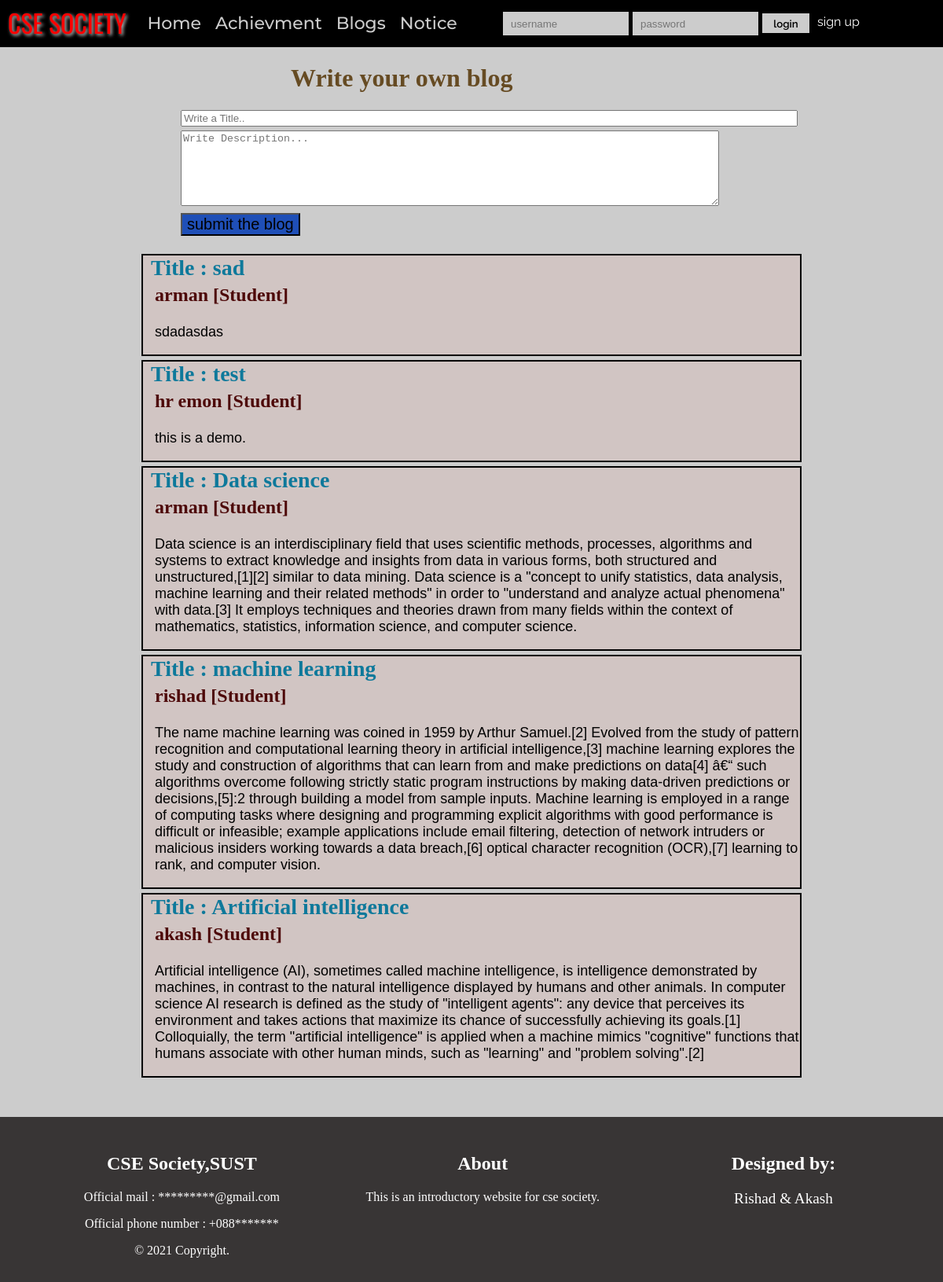
Page /Blogs.php on the committed database.
### tables this page shows
CREATE TABLE IF NOT EXISTS `tableblogs` (
  `regno` int(11) NOT NULL,
  `username` varchar(50) DEFAULT NULL,
  `email` varchar(50) DEFAULT NULL,
  `status` text,
  `date` date DEFAULT NULL,
  `postid` int(11) NOT NULL AUTO_INCREMENT,
  PRIMARY KEY (`postid`)
);

CREATE TABLE IF NOT EXISTS `customers` (
  `ID` int(11) NOT NULL AUTO_INCREMENT,
  `first_name` varchar(50) NOT NULL,
  `last_name` varchar(50) NOT NULL,
  `user_name` varchar(50) NOT NULL,
  `email` varchar(50) NOT NULL,
  `user_pass` varchar(256) NOT NULL,
  `user_prof` varchar(50) DEFAULT NULL,
  `user_vote` tinyint(1) DEFAULT '0',
  `logged_in` int(11) DEFAULT NULL,
  PRIMARY KEY (`ID`)
);

### Blogs.php (the view, shortened to what this page needs)
<?php
	include_once 'includes/dbh.inc.php';
?>
<?php
	include_once 'header.php';
?>
		<?php
			$sql="SELECT * from tableblogs  ORDER BY postid DESC; ";
			$resultBlog = mysqli_query($connct,$sql);
		?>
        <div class="posting">
        	<form action="Blogs.php" method="post" id="postingform">
			<ul>
				<li><h1 style="text-align:left; padding-left:140px; color:#664B23">Write your own blog</h1></li>
           		<li><input type="text" name="title" placeholder="Write a Title.." size="95"  required="required"></li>
				<li><textarea cols="83" rows="6" name="content" placeholder="Write Description..."  ></textarea></li>
				<li><input type="submit" name="sub" value="submit the blog" style="text-align:left; font-size:20px;  background-color:#1F4FB7"/></li>
        	</ul>
        	</form><br>
        </div>
		<div class="showposts">
			<?php
			    while($rowBlog=mysqli_fetch_array($resultBlog)){
			    	$id= $rowBlog['regno'];
			    	$sql="SELECT * from customers where id='$id'; ";
					$resultidentity = mysqli_query($connct,$sql);
					$rowIdentity=mysqli_fetch_array($resultidentity);
			    	echo '<div class="singlepost">';
						echo '<div class="posttitle">Title : ' . $rowBlog['email'] . '</div>';
						echo '<div class="postusername">' . $rowBlog['username'].' [' .$rowIdentity['user_prof'] .']</div>';
						$statusString=$rowBlog['status'];
			        	echo "<p>" . $statusString . "</p>";
			        	echo '</div>';
				    }
		    ?>
		</div>
<?php
	include_once 'footer.php';
?>

### style.css (style rules this page uses)
body { margin: 0; background-color: #ccc; }
.posting form { width: 70%; float: center; margin: 0px auto; }
.posting form ul { list-style: none; margin: 5px 5px 5px 5px; }
.posting form ul li { margin: 5px 5px 5px 5px; }
.singlepost { float: center; text-align: left; background-color: #D1C5C3; border: 2px solid black; margin-bottom: 5px; }
.showposts { height: auto; width: 70%; float: center; margin: 0px auto; }
.posttitle { color: #0E799B; font-size: 28px; font-weight: bolder; text-align: left; padding-bottom: 5px; padding-left: 10px; }
.postusername { color: #4D0808; font-size: 24px; font-weight: bold; text-align: left; padding-left: 15px; padding-bottom: 5px; }
.singlepost p { text-align: left; padding-left: 15px; font-size: 18px; font-family: sans-serif; }

### rows in the picture
tableblogs: email "sad", username "arman", customers.user_prof "Student", status "sdadasdas"
tableblogs: email "test", username "hr emon", customers.user_prof "Student", status "this is a demo."
tableblogs: email "Data science", username "arman", customers.user_prof "Student", status "Data science is an interdisciplinary field that uses scientific methods, processes, algorithms and systems to extract knowledge and insights from data in various forms, both structured and unstructured,[1][2] similar to data mining. Data science is a \"concept to unify statistics, data analysis, machine learning and their related methods\" in order to \"understand and analyze actual phenomena\" with data.[3] It employs techniques and theories drawn from many fields within the context of mathematics, statistics, information science, and computer science."
tableblogs: email "machine learning", username "rishad", customers.user_prof "Student", status "The name machine learning was coined in 1959 by Arthur Samuel.[2] Evolved from the study of pattern recognition and computational learning theory in artificial intelligence,[3] machine learning explores the study and construction of algorithms that can learn from and make predictions on data[4] â€“ such algorithms overcome following strictly static program instructions by making data-driven predictions or decisions,[5]:2 through building a model from sample inputs. Machine learning is employed in a range of computing tasks where designing and programming explicit algorithms with good performance is difficult or infeasible; example applications include email filtering, detection of network…"
tableblogs: email "Artificial intelligence", username "akash", customers.user_prof "Student", status "Artificial intelligence (AI), sometimes called machine intelligence, is intelligence demonstrated by machines, in contrast to the natural intelligence displayed by humans and other animals. In computer science AI research is defined as the study of \"intelligent agents\": any device that perceives its environment and takes actions that maximize its chance of successfully achieving its goals.[1] Colloquially, the term \"artificial intelligence\" is applied when a machine mimics \"cognitive\" functions that humans associate with other human minds, such as \"learning\" and \"problem solving\".[2]"
